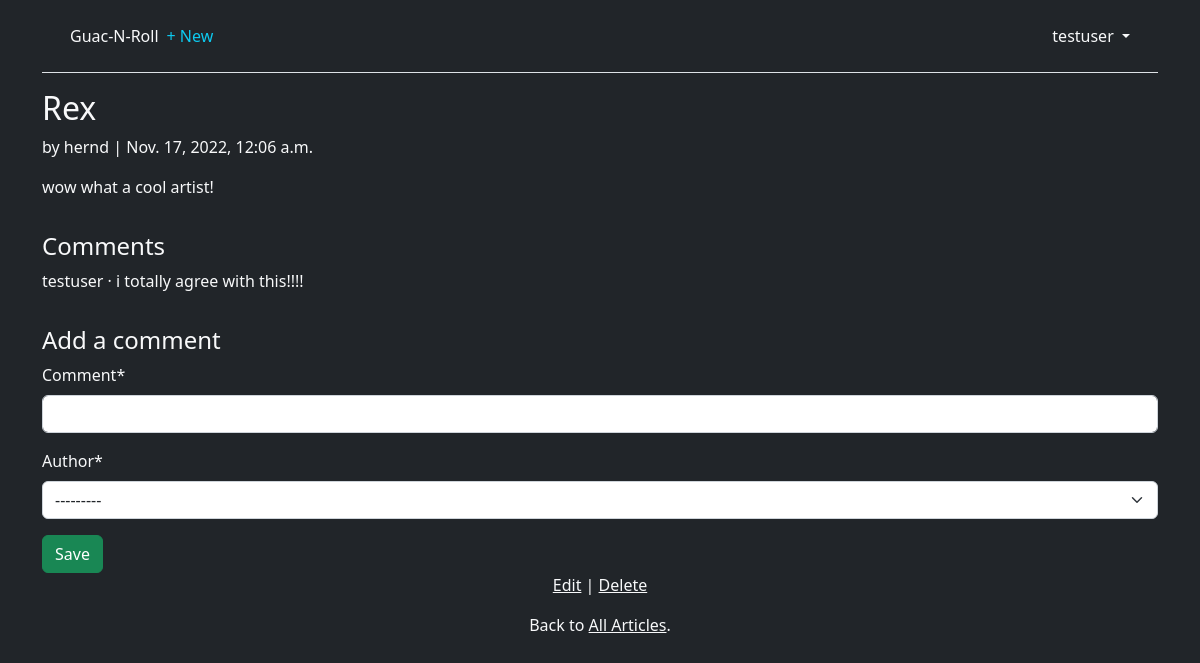
The page /articles/2/ (signed in) on the database its author committed.
### accounts/models.py (models this page shows)
class CustomUser(AbstractUser):
    age = models.PositiveIntegerField(null=True, blank=True)

### articles/models.py (models this page shows, shortened)
class Article(models.Model):
    title = models.CharField(max_length=255)
    body = models.TextField()
    date = models.DateTimeField(auto_now_add=True)
    author = models.ForeignKey(
        settings.AUTH_USER_MODEL,
        on_delete=models.CASCADE,
    )

class Comment(models.Model): # new
    article = models.ForeignKey(Article, on_delete=models.CASCADE)
    comment = models.CharField(max_length=140)
    author = models.ForeignKey(
        settings.AUTH_USER_MODEL,
        on_delete=models.CASCADE,
    )
    def __str__(self):
        return self.comment

### articles/views.py (the view, shortened to what this page needs)
class ArticleDetailView(LoginRequiredMixin, View): # new
    def get(self, request, *args, **kwargs):
        view = CommentGet.as_view()
        return view(request, *args, **kwargs)

### articles/forms.py
class CommentForm(forms.ModelForm):
    class Meta:
        model = Comment
        fields = ("comment", "author")

### articles/views.py (called while the page is built)
    def get_context_data(self, **kwargs):
        context = super().get_context_data(**kwargs)
        context["form"] = CommentForm()
        return context

### templates/article_detail.html
{% extends "base.html" %}
{% load crispy_forms_tags %}
{% block content %}
<div class="article-entry">
    <h2 class="text-light">{{ object.title }}</h2>
    <p class="text-light">by {{ object.author }} | {{ object.date }}</p>
    <p class="text-light">{{ object.body }}</p>
</div>
<hr>
<h4 class="text-light">Comments</h4>
{% for comment in article.comment_set.all %}
    <p class="text-light">{{ comment.author }} &middot; {{ comment }}</p>
{% endfor %}
<hr>
<h4 class="text-light">Add a comment</h4>
    <form action="" method="post" class="text-light">{% csrf_token %}
        {{ form|crispy }}
    <button class="btn btn-success ml-2" type="submit">Save</button>
</form>
<p class="text-light text-center"><a class="link-light" href="{% url 'article_edit' article.pk %}">Edit</a> |
    <a class="link-light" href="{% url 'article_delete' article.pk %}">Delete</a></p>
<p class="text-light text-center">Back to <a class="link-light" href="{% url 'article_list' %}">All Articles</a>.</p>
{% endblock content %}

### templates/base.html (shortened to what this page needs)
<!DOCTYPE html>
<html lang="en">
<head>
    <link href="https://cdn.jsdelivr.net/npm/bootstrap@5.2.2/dist/css/bootstrap.min.css" rel="stylesheet">
</head>
    <body class="bg-dark">
        <div class="container">
            <header class="p-3 mb-3 border-bottom">
                <div class="container">
                    <div class="d-flex flex-wrap align-items-center justify-content-center justify-content-lg-start">
                        <a class="navbar-brand text-light" href="{% url 'home' %}">Guac-N-Roll</a>
                        <ul class="nav col-12 col-lg-auto me-lg-auto mb-2 justify-content-center mb-md-0">
                        {% if user.is_authenticated %}
                            <li><a href="{% url 'article_new' %}" class="nav-link px-2 link-info">+ New</a></li>
                        </ul>
                        <div class="dropdown text-end">
                            <a href="#" class="d-block link-light text-decoration-none dropdown-toggle" id="dropdownUser1" data-bs-toggle="dropdown" aria-expanded="false">
                            {{ user.username }}
                            </a>
                        </div>
                        {% else %}
                        </ul>
                        <div class="text-end">
                            <a href="{% url 'login' %}" class="btn btn-outline-primary me-2"> Log In</a>
                            <a href="{% url 'signup' %}" class="btn btn-primary">Sign Up</a>
                        </div>
                        {% endif %}
                    </div>
                </div>
            </header>
        <main>
            {% block content %}
            {% endblock content %}
        </main>
    </div>
    </body>
</html>

### rows shown on the page
CustomUser: username "testuser"
Article: title "Rex", author "hernd", date "Nov. 17, 2022, 12:06 a.m.", body "wow what a cool artist!"
Comment: author "testuser", comment "i totally agree with this!!!!"
